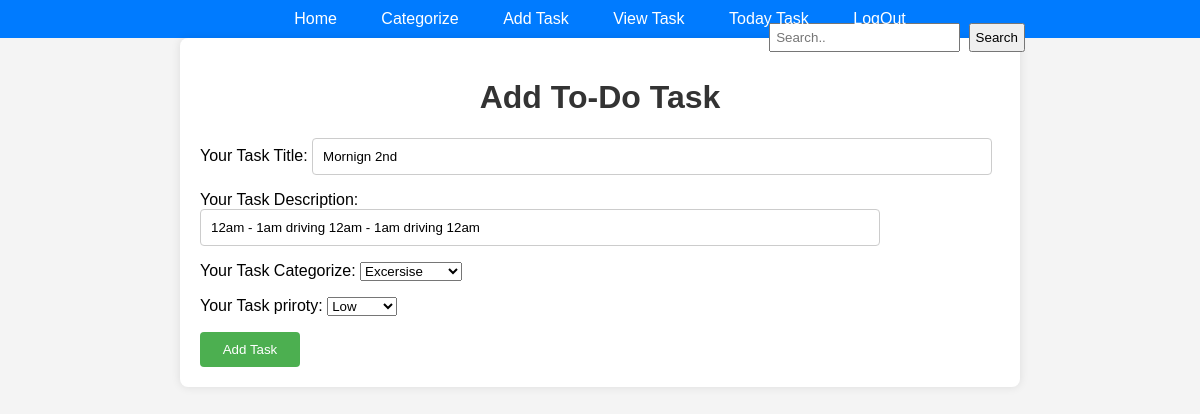
The page /editTask/11 on the database its author committed.
### myApp/models.py (models this page shows, shortened)
class Task_Model(models.Model):
    Priroty = (
        ('Heigh', 'Heigh'),
        ('Medium', 'Medium'),
        ('Low', 'Low'),
    )
    task_title = models.CharField(max_length= 200)
    task_descreption = models.CharField(max_length= 500)
    task_categorize = models.ForeignKey(Task_Catagorze, on_delete = models.CASCADE, blank = True, null = True)
    task_priroty = models.CharField(choices = Priroty, max_length= 500, blank = True, null = True)
    task_date = models.DateTimeField(auto_now=True,  blank = True, null = True)
    task_status = models.BooleanField(default = False)

### myApp/views.py (the view)
# urls.py: path('editTask/<str:id>', editTask, name = 'editTask'),
def editTask(request,id):
    task = Task_Model.objects.get(id=id)
    form = TaskForm( instance = task)
    if request.method== "POST":
        form = TaskForm(request.POST, instance = task)
        if form.is_valid():
            form.save()
            return redirect("viewTask")
    return render(request, 'edittask.html', {'form':form})

### myApp/forms.py
class TaskForm(forms.ModelForm):
    class Meta:
        model = Task_Model
        fields = ('__all__')
        exclude = ['task_status']
        labels = {
            'task_title':'Your Task Title',
            'task_descreption':'Your Task Description',
            'task_categorize':'Your Task Categorize',
            'task_priroty':'Your Task priroty',
        }

### myApp/models.py (called while the page is built)
    def __str__(self):
        return self.catagori_title

### templates/edittask.html (shortened to what this page needs)
<!DOCTYPE html>
<html lang="en">
<head>
</head>
<body>
    {% include 'base.html' %}
    <div class="container">
        <h1>Add To-Do Task</h1>
        <form class="add-task-form" method="post">
            {{form.as_p}}
            <input type="submit" value="Add Task">
        </form>
    </div>
</body>
</html>

### templates/edittask.html (style rules this page uses)
h1 { text-align: center; color: #333; }
.add-task-form input[type="text"] { width: calc(100% - 120px); padding: 10px; border: 1px solid #ccc; border-radius: 4px; box-sizing: border-box; }
.add-task-form input[type="submit"] { width: 100px; background-color: #4caf50; color: white; padding: 10px; border: none; border-radius: 4px; cursor: pointer; }

### templates/base.html (style rules this page uses)
body { font-family: Arial, sans-serif; margin: 0; padding: 0; background-color: #f4f4f4; }
.container { max-width: 800px; margin: 0 auto; padding: 20px; background-color: #fff; border-radius: 8px; box-shadow: 0 0 10px rgba(0, 0, 0, 0.1); }
h1 { text-align: center; color: #333; }
.add-task-form { margin-top: 20px; }
.add-task-form input[type="text"] { width: calc(100% - 120px); padding: 10px; border: 1px solid #ccc; border-radius: 4px; box-sizing: border-box; }
.add-task-form input[type="submit"] { width: 100px; background-color: #4caf50; color: white; padding: 10px; border: none; border-radius: 4px; cursor: pointer; }

### rows shown on the page
Task_Model: task_title "Mornign 2nd", task_descreption "12am - 1am driving 12am - 1am driving 12am", task_categorize "Excersise", task_priroty "Low"
